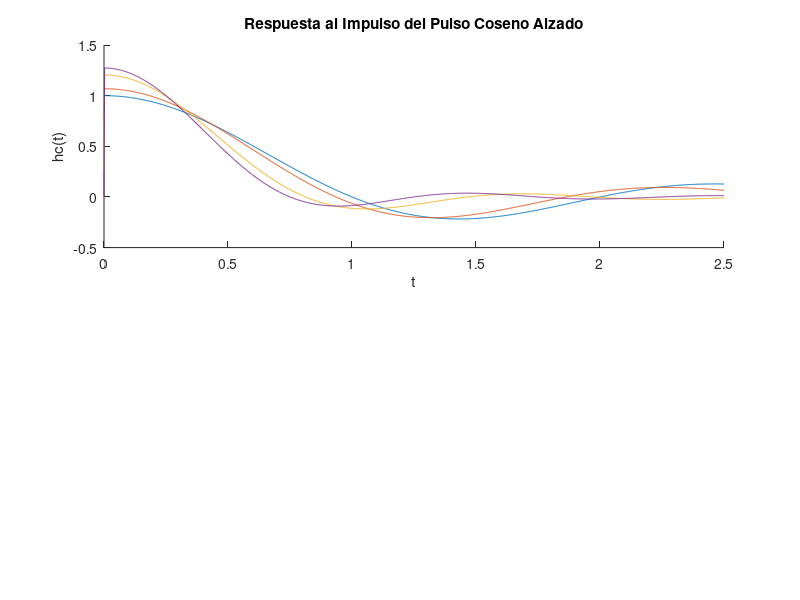

Recreate this plot in MATLAB. (Note: this script raises an error after producing the figure.)
% Parámetros
B = 1; % Ancho de banda
f = linspace(-2*B, 2*B, 1000); % Vector Frecuencia
t = linspace(0, 2.5, 1000); % Vector de tiempos
alpha_values = [0, 0.25, 0.75, 1];

% Respuesta al impulso
figure;
subplot(2, 1, 1);
hold on;
for alpha = alpha_values
    hc = (sin(pi*t*(1-alpha)) + 4*alpha*t.*cos(pi*t*(1+alpha))) ./(pi*t.*(1-(4*alpha*t).^2));
    hc(t==0) = 1 - alpha;
    plot(t, hc);
end
title('Respuesta al Impulso del Pulso Coseno Alzado');
xlabel('t');
ylabel('hc(t)');
legend(strcat('\alpha = ', string(alpha_values)), 'Location','best');
hold off;

% Respuesta en frecuencia
subplot(2, 1, 2);
hold on;
for alpha = alpha_values
    He = raised_cosine_transfer_function(f, B, alpha); % Calcular función de transferencia
    plot(f, abs(He));
end
title('Respuesta en Frecuencia del Pulso Coseno Alzado');
xlabel('f');
ylabel('|He(f)|');
legend(strcat('\alpha = ', string(alpha_values)), 'Location','best');
hold off;

% Función de transferencia del filtro de coseno alzado de Nyquist
function He = raised_cosine_transfer_function(f, B, alpha)
    f0 = B / (1 + alpha); % Ancho de banda de 6 dB del filtro
    f_delta = B - f0; % Diferencia entre el ancho de banda absoluto y el ancho de banda de 6 dB
    f1 = f0 - f_delta; % Frecuencia de corte
    
    He = ones(size(f)); % Inicializar la función de transferencia
    
    % Definir la función de transferencia según las condiciones dadas
    He(abs(f) < f1) = 1;
    He(abs(f) >= f1 & abs(f) < B) = 0.5 * (1 + cos(pi * (abs(f(abs(f) >= f1 & abs(f) < B)) - f1) / (2 * f_delta)));
    He(abs(f) >= B) = 0;
end
